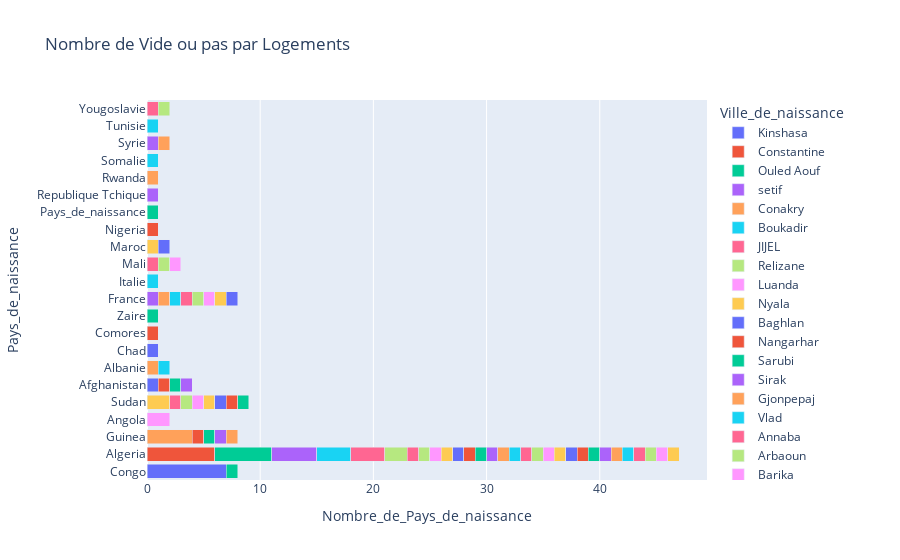

Notebook source saved alongside this figure:
### Code cell
import pandas as pd
import plotly.express as px

input_file = "Nombre de Pays_de_naissance par Pays_de_naissance et Ville_de_naissance.csv"
df = pd.read_csv(input_file)
#display(df)

fig = px.bar(df,
             x='Nombre_de_Pays_de_naissance',
             y='Pays_de_naissance',
             title='Nombre de Vide ou pas par Logements',
             color='Ville_de_naissance',
             barmode='stack')

fig.show()

### Figure 1 — Plotly figure (JSON) as saved in the notebook; plotly's stock layout.template omitted (floating-point values rounded to 4 significant figures)
{"data": [{"alignmentgroup": "True", "hovertemplate": "Ville_de_naissance=Kinshasa<br>Nombre_de_Pays_de_naissance=%{x}<br>Pays_de_naissance=%{y}<extra></extra>", "legendgroup": "Kinshasa", "marker": {"color": "#636efa"}, "name": "Kinshasa", "offsetgroup": "Kinshasa", "orientation": "h", "showlegend": true, "textposition": "auto", "type": "bar", "x": [7], "xaxis": "x", "y": ["Congo"], "yaxis": "y"}, {"alignmentgroup": "True", "hovertemplate": "Ville_de_naissance=Constantine<br>Nombre_de_Pays_de_naissance=%{x}<br>Pays_de_naissance=%{y}<extra></extra>", "legendgroup": "Constantine", "marker": {"color": "#EF553B"}, "name": "Constantine", "offsetgroup": "Constantine", "orientation": "h", "showlegend": true, "textposition": "auto", "type": "bar", "x": [6], "xaxis": "x", "y": ["Algeria"], "yaxis": "y"}, {"alignmentgroup": "True", "hovertemplate": "Ville_de_naissance=Ouled Aouf<br>Nombre_de_Pays_de_naissance=%{x}<br>Pays_de_naissance=%{y}<extra></extra>", "legendgroup": "Ouled Aouf", "marker": {"color": "#00cc96"}, "name": "Ouled Aouf", "offsetgroup": "Ouled Aouf", "orientation": "h", "showlegend": true, "textposition": "auto", "type": "bar", "x": [5], "xaxis": "x", "y": ["Algeria"], "yaxis": "y"}, {"alignmentgroup": "True", "hovertemplate": "Ville_de_naissance=setif<br>Nombre_de_Pays_de_naissance=%{x}<br>Pays_de_naissance=%{y}<extra></extra>", "legendgroup": "setif", "marker": {"color": "#ab63fa"}, "name": "setif", "offsetgroup": "setif", "orientation": "h", "showlegend": true, "textposition": "auto", "type": "bar", "x": [4], "xaxis": "x", "y": ["Algeria"], "yaxis": "y"}, {"alignmentgroup": "True", "hovertemplate": "Ville_de_naissance=Conakry<br>Nombre_de_Pays_de_naissance=%{x}<br>Pays_de_naissance=%{y}<extra></extra>", "legendgroup": "Conakry", "marker": {"color": "#FFA15A"}, "name": "Conakry", "offsetgroup": "Conakry", "orientation": "h", "showlegend": true, "textposition": "auto", "type": "bar", "x": [4], "xaxis": "x", "y": ["Guinea"], "yaxis": "y"}, {"alignmentgroup": "True", "hovertemplate": "Ville_de_naissance=Boukadir<br>Nombre_de_Pays_de_naissance=%{x}<br>Pays_de_naissance=%{y}<extra></extra>", "legendgroup": "Boukadir", "marker": {"color": "#19d3f3"}, "name": "Boukadir", "offsetgroup": "Boukadir", "orientation": "h", "showlegend": true, "textposition": "auto", "type": "bar", "x": [3], "xaxis": "x", "y": ["Algeria"], "yaxis": "y"}, {"alignmentgroup": "True", "hovertemplate": "Ville_de_naissance=JIJEL<br>Nombre_de_Pays_de_naissance=%{x}<br>Pays_de_naissance=%{y}<extra></extra>", "legendgroup": "JIJEL", "marker": {"color": "#FF6692"}, "name": "JIJEL", "offsetgroup": "JIJEL", "orientation": "h", "showlegend": true, "textposition": "auto", "type": "bar", "x": [3], "xaxis": "x", "y": ["Algeria"], "yaxis": "y"}, {"alignmentgroup": "True", "hovertemplate": "Ville_de_naissance=Relizane<br>Nombre_de_Pays_de_naissance=%{x}<br>Pays_de_naissance=%{y}<extra></extra>", "legendgroup": "Relizane", "marker": {"color": "#B6E880"}, "name": "Relizane", "offsetgroup": "Relizane", "orientation": "h", "showlegend": true, "textposition": "auto", "type": "bar", "x": [2], "xaxis": "x", "y": ["Algeria"], "yaxis": "y"}, {"alignmentgroup": "True", "hovertemplate": "Ville_de_naissance=Luanda<br>Nombre_de_Pays_de_naissance=%{x}<br>Pays_de_naissance=%{y}<extra></extra>", "legendgroup": "Luanda", "marker": {"color": "#FF97FF"}, "name": "Luanda", "offsetgroup": "Luanda", "orientation": "h", "showlegend": true, "textposition": "auto", "type": "bar", "x": [2], "xaxis": "x", "y": ["Angola"], "yaxis": "y"}, {"alignmentgroup": "True", "hovertemplate": "Ville_de_naissance=Nyala<br>Nombre_de_Pays_de_naissance=%{x}<br>Pays_de_naissance=%{y}<extra></extra>", "legendgroup": "Nyala", "marker": {"color": "#FECB52"}, "name": "Nyala", "offsetgroup": "Nyala", "orientation": "h", "showlegend": true, "textposition": "auto", "type": "bar", "x": [2], "xaxis": "x", "y": ["Sudan"], "yaxis": "y"}, {"alignmentgroup": "True", "hovertemplate": "Ville_de_naissance=Baghlan<br>Nombre_de_Pays_de_naissance=%{x}<br>Pays_de_naissance=%{y}<extra></extra>", "legendgroup": "Baghlan", "marker": {"color": "#636efa"}, "name": "Baghlan", "offsetgroup": "Baghlan", "orientation": "h", "showlegend": true, "textposition": "auto", "type": "bar", "x": [1], "xaxis": "x", "y": ["Afghanistan"], "yaxis": "y"}, {"alignmentgroup": "True", "hovertemplate": "Ville_de_naissance=Nangarhar<br>Nombre_de_Pays_de_naissance=%{x}<br>Pays_de_naissance=%{y}<extra></extra>", "legendgroup": "Nangarhar", "marker": {"color": "#EF553B"}, "name": "Nangarhar", "offsetgroup": "Nangarhar", "orientation": "h", "showlegend": true, "textposition": "auto", "type": "bar", "x": [1], "xaxis": "x", "y": ["Afghanistan"], "yaxis": "y"}, {"alignmentgroup": "True", "hovertemplate": "Ville_de_naissance=Sarubi<br>Nombre_de_Pays_de_naissance=%{x}<br>Pays_de_naissance=%{y}<extra></extra>", "legendgroup": "Sarubi", "marker": {"color": "#00cc96"}, "name": "Sarubi", "offsetgroup": "Sarubi", "orientation": "h", "showlegend": true, "textposition": "auto", "type": "bar", "x": [1], "xaxis": "x", "y": ["Afghanistan"], "yaxis": "y"}, {"alignmentgroup": "True", "hovertemplate": "Ville_de_naissance=Sirak<br>Nombre_de_Pays_de_naissance=%{x}<br>Pays_de_naissance=%{y}<extra></extra>", "legendgroup": "Sirak", "marker": {"color": "#ab63fa"}, "name": "Sirak", "offsetgroup": "Sirak", "orientation": "h", "showlegend": true, "textposition": "auto", "type": "bar", "x": [1], "xaxis": "x", "y": ["Afghanistan"], "yaxis": "y"}, {"alignmentgroup": "True", "hovertemplate": "Ville_de_naissance=Gjonpepaj<br>Nombre_de_Pays_de_naissance=%{x}<br>Pays_de_naissance=%{y}<extra></extra>", "legendgroup": "Gjonpepaj", "marker": {"color": "#FFA15A"}, "name": "Gjonpepaj", "offsetgroup": "Gjonpepaj", "orientation": "h", "showlegend": true, "textposition": "auto", "type": "bar", "x": [1], "xaxis": "x", "y": ["Albanie"], "yaxis": "y"}, {"alignmentgroup": "True", "hovertemplate": "Ville_de_naissance=Vlad<br>Nombre_de_Pays_de_naissance=%{x}<br>Pays_de_naissance=%{y}<extra></extra>", "legendgroup": "Vlad", "marker": {"color": "#19d3f3"}, "name": "Vlad", "offsetgroup": "Vlad", "orientation": "h", "showlegend": true, "textposition": "auto", "type": "bar", "x": [1], "xaxis": "x", "y": ["Albanie"], "yaxis": "y"}, {"alignmentgroup": "True", "hovertemplate": "Ville_de_naissance=Annaba<br>Nombre_de_Pays_de_naissance=%{x}<br>Pays_de_naissance=%{y}<extra></extra>", "legendgroup": "Annaba", "marker": {"color": "#FF6692"}, "name": "Annaba", "offsetgroup": "Annaba", "orientation": "h", "showlegend": true, "textposition": "auto", "type": "bar", "x": [1], "xaxis": "x", "y": ["Algeria"], "yaxis": "y"}, {"alignmentgroup": "True", "hovertemplate": "Ville_de_naissance=Arbaoun<br>Nombre_de_Pays_de_naissance=%{x}<br>Pays_de_naissance=%{y}<extra></extra>", "legendgroup": "Arbaoun", "marker": {"color": "#B6E880"}, "name": "Arbaoun", "offsetgroup": "Arbaoun", "orientation": "h", "showlegend": true, "textposition": "auto", "type": "bar", "x": [1], "xaxis": "x", "y": ["Algeria"], "yaxis": "y"}, {"alignmentgroup": "True", "hovertemplate": "Ville_de_naissance=Barika<br>Nombre_de_Pays_de_naissance=%{x}<br>Pays_de_naissance=%{y}<extra></extra>", "legendgroup": "Barika", "marker": {"color": "#FF97FF"}, "name": "Barika", "offsetgroup": "Barika", "orientation": "h", "showlegend": true, "textposition": "auto", "type": "bar", "x": [1], "xaxis": "x", "y": ["Algeria"], "yaxis": "y"}, {"alignmentgroup": "True", "hovertemplate": "Ville_de_naissance=Bejaia<br>Nombre_de_Pays_de_naissance=%{x}<br>Pays_de_naissance=%{y}<extra></extra>", "legendgroup": "Bejaia", "marker": {"color": "#FECB52"}, "name": "Bejaia", "offsetgroup": "Bejaia", "orientation": "h", "showlegend": true, "textposition": "auto", "type": "bar", "x": [1], "xaxis": "x", "y": ["Algeria"], "yaxis": "y"}, {"alignmentgroup": "True", "hovertemplate": "Ville_de_naissance=Ben Azzouz<br>Nombre_de_Pays_de_naissance=%{x}<br>Pays_de_naissance=%{y}<extra></extra>", "legendgroup": "Ben Azzouz", "marker": {"color": "#636efa"}, "name": "Ben Azzouz", "offsetgroup": "Ben Azzouz", "orientation": "h", "showlegend": true, "textposition": "auto", "type": "bar", "x": [1], "xaxis": "x", "y": ["Algeria"], "yaxis": "y"}, {"alignmentgroup": "True", "hovertemplate": "Ville_de_naissance=Beni Aziz<br>Nombre_de_Pays_de_naissance=%{x}<br>Pays_de_naissance=%{y}<extra></extra>", "legendgroup": "Beni Aziz", "marker": {"color": "#EF553B"}, "name": "Beni Aziz", "offsetgroup": "Beni Aziz", "orientation": "h", "showlegend": true, "textposition": "auto", "type": "bar", "x": [1], "xaxis": "x", "y": ["Algeria"], "yaxis": "y"}, {"alignmentgroup": "True", "hovertemplate": "Ville_de_naissance=Bitam<br>Nombre_de_Pays_de_naissance=%{x}<br>Pays_de_naissance=%{y}<extra></extra>", "legendgroup": "Bitam", "marker": {"color": "#00cc96"}, "name": "Bitam", "offsetgroup": "Bitam", "orientation": "h", "showlegend": true, "textposition": "auto", "type": "bar", "x": [1], "xaxis": "x", "y": ["Algeria"], "yaxis": "y"}, {"alignmentgroup": "True", "hovertemplate": "Ville_de_naissance=Bologhine<br>Nombre_de_Pays_de_naissance=%{x}<br>Pays_de_naissance=%{y}<extra></extra>", "legendgroup": "Bologhine", "marker": {"color": "#ab63fa"}, "name": "Bologhine", "offsetgroup": "Bologhine", "orientation": "h", "showlegend": true, "textposition": "auto", "type": "bar", "x": [1], "xaxis": "x", "y": ["Algeria"], "yaxis": "y"}, {"alignmentgroup": "True", "hovertemplate": "Ville_de_naissance=Chorfa<br>Nombre_de_Pays_de_naissance=%{x}<br>Pays_de_naissance=%{y}<extra></extra>", "legendgroup": "Chorfa", "marker": {"color": "#FFA15A"}, "name": "Chorfa", "offsetgroup": "Chorfa", "orientation": "h", "showlegend": true, "textposition": "auto", "type": "bar", "x": [1], "xaxis": "x", "y": ["Algeria"], "yaxis": "y"}, {"alignmentgroup": "True", "hovertemplate": "Ville_de_naissance=DZ Timetlas<br>Nombre_de_Pays_de_naissance=%{x}<br>Pays_de_naissance=%{y}<extra></extra>", "legendgroup": "DZ Timetlas", "marker": {"color": "#19d3f3"}, "name": "DZ Timetlas", "offsetgroup": "DZ Timetlas", "orientation": "h", "showlegend": true, "textposition": "auto", "type": "bar", "x": [1], "xaxis": "x", "y": ["Algeria"], "yaxis": "y"}, {"alignmentgroup": "True", "hovertemplate": "Ville_de_naissance=El Eulma<br>Nombre_de_Pays_de_naissance=%{x}<br>Pays_de_naissance=%{y}<extra></extra>", "legendgroup": "El Eulma", "marker": {"color": "#FF6692"}, "name": "El Eulma", "offsetgroup": "El Eulma", "orientation": "h", "showlegend": true, "textposition": "auto", "type": "bar", "x": [1], "xaxis": "x", "y": ["Algeria"], "yaxis": "y"}, {"alignmentgroup": "True", "hovertemplate": "Ville_de_naissance=Fellaoucene<br>Nombre_de_Pays_de_naissance=%{x}<br>Pays_de_naissance=%{y}<extra></extra>", "legendgroup": "Fellaoucene", "marker": {"color": "#B6E880"}, "name": "Fellaoucene", "offsetgroup": "Fellaoucene", "orientation": "h", "showlegend": true, "textposition": "auto", "type": "bar", "x": [1], "xaxis": "x", "y": ["Algeria"], "yaxis": "y"}, {"alignmentgroup": "True", "hovertemplate": "Ville_de_naissance=Grarem<br>Nombre_de_Pays_de_naissance=%{x}<br>Pays_de_naissance=%{y}<extra></extra>", "legendgroup": "Grarem", "marker": {"color": "#FF97FF"}, "name": "Grarem", "offsetgroup": "Grarem", "orientation": "h", "showlegend": true, "textposition": "auto", "type": "bar", "x": [1], "xaxis": "x", "y": ["Algeria"], "yaxis": "y"}, {"alignmentgroup": "True", "hovertemplate": "Ville_de_naissance=Guerboussa<br>Nombre_de_Pays_de_naissance=%{x}<br>Pays_de_naissance=%{y}<extra></extra>", "legendgroup": "Guerboussa", "marker": {"color": "#FECB52"}, "name": "Guerboussa", "offsetgroup": "Guerboussa", "orientation": "h", "showlegend": true, "textposition": "auto", "type": "bar", "x": [1], "xaxis": "x", "y": ["Algeria"], "yaxis": "y"}, {"alignmentgroup": "True", "hovertemplate": "Ville_de_naissance=JEMMAPES<br>Nombre_de_Pays_de_naissance=%{x}<br>Pays_de_naissance=%{y}<extra></extra>", "legendgroup": "JEMMAPES", "marker": {"color": "#636efa"}, "name": "JEMMAPES", "offsetgroup": "JEMMAPES", "orientation": "h", "showlegend": true, "textposition": "auto", "type": "bar", "x": [1], "xaxis": "x", "y": ["Algeria"], "yaxis": "y"}, {"alignmentgroup": "True", "hovertemplate": "Ville_de_naissance=Khenchela<br>Nombre_de_Pays_de_naissance=%{x}<br>Pays_de_naissance=%{y}<extra></extra>", "legendgroup": "Khenchela", "marker": {"color": "#EF553B"}, "name": "Khenchela", "offsetgroup": "Khenchela", "orientation": "h", "showlegend": true, "textposition": "auto", "type": "bar", "x": [1], "xaxis": "x", "y": ["Algeria"], "yaxis": "y"}, {"alignmentgroup": "True", "hovertemplate": "Ville_de_naissance=Mostaganem<br>Nombre_de_Pays_de_naissance=%{x}<br>Pays_de_naissance=%{y}<extra></extra>", "legendgroup": "Mostaganem", "marker": {"color": "#00cc96"}, "name": "Mostaganem", "offsetgroup": "Mostaganem", "orientation": "h", "showlegend": true, "textposition": "auto", "type": "bar", "x": [1], "xaxis": "x", "y": ["Algeria"], "yaxis": "y"}, {"alignmentgroup": "True", "hovertemplate": "Ville_de_naissance=Oued Rhiou<br>Nombre_de_Pays_de_naissance=%{x}<br>Pays_de_naissance=%{y}<extra></extra>", "legendgroup": "Oued Rhiou", "marker": {"color": "#ab63fa"}, "name": "Oued Rhiou", "offsetgroup": "Oued Rhiou", "orientation": "h", "showlegend": true, "textposition": "auto", "type": "bar", "x": [1], "xaxis": "x", "y": ["Algeria"], "yaxis": "y"}, {"alignmentgroup": "True", "hovertemplate": "Ville_de_naissance=Ouled Moudjeur<br>Nombre_de_Pays_de_naissance=%{x}<br>Pays_de_naissance=%{y}<extra></extra>", "legendgroup": "Ouled Moudjeur", "marker": {"color": "#FFA15A"}, "name": "Ouled Moudjeur", "offsetgroup": "Ouled Moudjeur", "orientation": "h", "showlegend": true, "textposition": "auto", "type": "bar", "x": [1], "xaxis": "x", "y": ["Algeria"], "yaxis": "y"}, {"alignmentgroup": "True", "hovertemplate": "Ville_de_naissance=Rahouia Wilaya Tiaret<br>Nombre_de_Pays_de_naissance=%{x}<br>Pays_de_naissance=%{y}<extra></extra>", "legendgroup": "Rahouia Wilaya Tiaret", "marker": {"color": "#19d3f3"}, "name": "Rahouia Wilaya Tiaret", "offsetgroup": "Rahouia Wilaya Tiaret", "orientation": "h", "showlegend": true, "textposition": "auto", "type": "bar", "x": [1], "xaxis": "x", "y": ["Algeria"], "yaxis": "y"}, {"alignmentgroup": "True", "hovertemplate": "Ville_de_naissance=Rekkada<br>Nombre_de_Pays_de_naissance=%{x}<br>Pays_de_naissance=%{y}<extra></extra>", "legendgroup": "Rekkada", "marker": {"color": "#FF6692"}, "name": "Rekkada", "offsetgroup": "Rekkada", "orientation": "h", "showlegend": true, "textposition": "auto", "type": "bar", "x": [1], "xaxis": "x", "y": ["Algeria"], "yaxis": "y"}, {"alignmentgroup": "True", "hovertemplate": "Ville_de_naissance=Sefiane<br>Nombre_de_Pays_de_naissance=%{x}<br>Pays_de_naissance=%{y}<extra></extra>", "legendgroup": "Sefiane", "marker": {"color": "#B6E880"}, "name": "Sefiane", "offsetgroup": "Sefiane", "orientation": "h", "showlegend": true, "textposition": "auto", "type": "bar", "x": [1], "xaxis": "x", "y": ["Algeria"], "yaxis": "y"}, {"alignmentgroup": "True", "hovertemplate": "Ville_de_naissance=Sidi Abdelaziz<br>Nombre_de_Pays_de_naissance=%{x}<br>Pays_de_naissance=%{y}<extra></extra>", "legendgroup": "Sidi Abdelaziz", "marker": {"color": "#FF97FF"}, "name": "Sidi Abdelaziz", "offsetgroup": "Sidi Abdelaziz", "orientation": "h", "showlegend": true, "textposition": "auto", "type": "bar", "x": [1], "xaxis": "x", "y": ["Algeria"], "yaxis": "y"}, {"alignmentgroup": "True", "hovertemplate": "Ville_de_naissance=YOUKS<br>Nombre_de_Pays_de_naissance=%{x}<br>Pays_de_naissance=%{y}<extra></extra>", "legendgroup": "YOUKS", "marker": {"color": "#FECB52"}, "name": "YOUKS", "offsetgroup": "YOUKS", "orientation": "h", "showlegend": true, "textposition": "auto", "type": "bar", "x": [1], "xaxis": "x", "y": ["Algeria"], "yaxis": "y"}, {"alignmentgroup": "True", "hovertemplate": "Ville_de_naissance=N'Djamena<br>Nombre_de_Pays_de_naissance=%{x}<br>Pays_de_naissance=%{y}<extra></extra>", "legendgroup": "N'Djamena", "marker": {"color": "#636efa"}, "name": "N'Djamena", "offsetgroup": "N'Djamena", "orientation": "h", "showlegend": true, "textposition": "auto", "type": "bar", "x": [1], "xaxis": "x", "y": ["Chad"], "yaxis": "y"}, {"alignmentgroup": "True", "hovertemplate": "Ville_de_naissance=Bazimini<br>Nombre_de_Pays_de_naissance=%{x}<br>Pays_de_naissance=%{y}<extra></extra>", "legendgroup": "Bazimini", "marker": {"color": "#EF553B"}, "name": "Bazimini", "offsetgroup": "Bazimini", "orientation": "h", "showlegend": true, "textposition": "auto", "type": "bar", "x": [1], "xaxis": "x", "y": ["Comores"], "yaxis": "y"}, {"alignmentgroup": "True", "hovertemplate": "Ville_de_naissance=Kindu<br>Nombre_de_Pays_de_naissance=%{x}<br>Pays_de_naissance=%{y}<extra></extra>", "legendgroup": "Kindu", "marker": {"color": "#00cc96"}, "name": "Kindu", "offsetgroup": "Kindu", "orientation": "h", "showlegend": true, "textposition": "auto", "type": "bar", "x": [1, 1], "xaxis": "x", "y": ["Congo", "Zaire"], "yaxis": "y"}, {"alignmentgroup": "True", "hovertemplate": "Ville_de_naissance=Chambery<br>Nombre_de_Pays_de_naissance=%{x}<br>Pays_de_naissance=%{y}<extra></extra>", "legendgroup": "Chambery", "marker": {"color": "#ab63fa"}, "name": "Chambery", "offsetgroup": "Chambery", "orientation": "h", "showlegend": true, "textposition": "auto", "type": "bar", "x": [1], "xaxis": "x", "y": ["France"], "yaxis": "y"}, {"alignmentgroup": "True", "hovertemplate": "Ville_de_naissance=Chartres<br>Nombre_de_Pays_de_naissance=%{x}<br>Pays_de_naissance=%{y}<extra></extra>", "legendgroup": "Chartres", "marker": {"color": "#FFA15A"}, "name": "Chartres", "offsetgroup": "Chartres", "orientation": "h", "showlegend": true, "textposition": "auto", "type": "bar", "x": [1], "xaxis": "x", "y": ["France"], "yaxis": "y"}, {"alignmentgroup": "True", "hovertemplate": "Ville_de_naissance=Figeac(46)<br>Nombre_de_Pays_de_naissance=%{x}<br>Pays_de_naissance=%{y}<extra></extra>", "legendgroup": "Figeac(46)", "marker": {"color": "#19d3f3"}, "name": "Figeac(46)", "offsetgroup": "Figeac(46)", "orientation": "h", "showlegend": true, "textposition": "auto", "type": "bar", "x": [1], "xaxis": "x", "y": ["France"], "yaxis": "y"}, {"alignmentgroup": "True", "hovertemplate": "Ville_de_naissance=Le Port<br>Nombre_de_Pays_de_naissance=%{x}<br>Pays_de_naissance=%{y}<extra></extra>", "legendgroup": "Le Port", "marker": {"color": "#FF6692"}, "name": "Le Port", "offsetgroup": "Le Port", "orientation": "h", "showlegend": true, "textposition": "auto", "type": "bar", "x": [1], "xaxis": "x", "y": ["France"], "yaxis": "y"}, {"alignmentgroup": "True", "hovertemplate": "Ville_de_naissance=Reims<br>Nombre_de_Pays_de_naissance=%{x}<br>Pays_de_naissance=%{y}<extra></extra>", "legendgroup": "Reims", "marker": {"color": "#B6E880"}, "name": "Reims", "offsetgroup": "Reims", "orientation": "h", "showlegend": true, "textposition": "auto", "type": "bar", "x": [1], "xaxis": "x", "y": ["France"], "yaxis": "y"}, {"alignmentgroup": "True", "hovertemplate": "Ville_de_naissance=TULLINS<br>Nombre_de_Pays_de_naissance=%{x}<br>Pays_de_naissance=%{y}<extra></extra>", "legendgroup": "TULLINS", "marker": {"color": "#FF97FF"}, "name": "TULLINS", "offsetgroup": "TULLINS", "orientation": "h", "showlegend": true, "textposition": "auto", "type": "bar", "x": [1], "xaxis": "x", "y": ["France"], "yaxis": "y"}, {"alignmentgroup": "True", "hovertemplate": "Ville_de_naissance=Vaulx en velin<br>Nombre_de_Pays_de_naissance=%{x}<br>Pays_de_naissance=%{y}<extra></extra>", "legendgroup": "Vaulx en velin", "marker": {"color": "#FECB52"}, "name": "Vaulx en velin", "offsetgroup": "Vaulx en velin", "orientation": "h", "showlegend": true, "textposition": "auto", "type": "bar", "x": [1], "xaxis": "x", "y": ["France"], "yaxis": "y"}, {"alignmentgroup": "True", "hovertemplate": "Ville_de_naissance=Villefranche Sur saone<br>Nombre_de_Pays_de_naissance=%{x}<br>Pays_de_naissance=%{y}<extra></extra>", "legendgroup": "Villefranche Sur saone", "marker": {"color": "#636efa"}, "name": "Villefranche Sur saone", "offsetgroup": "Villefranche Sur saone", "orientation": "h", "showlegend": true, "textposition": "auto", "type": "bar", "x": [1], "xaxis": "x", "y": ["France"], "yaxis": "y"}, {"alignmentgroup": "True", "hovertemplate": "Ville_de_naissance=Bissau<br>Nombre_de_Pays_de_naissance=%{x}<br>Pays_de_naissance=%{y}<extra></extra>", "legendgroup": "Bissau", "marker": {"color": "#EF553B"}, "name": "Bissau", "offsetgroup": "Bissau", "orientation": "h", "showlegend": true, "textposition": "auto", "type": "bar", "x": [1], "xaxis": "x", "y": ["Guinea"], "yaxis": "y"}, {"alignmentgroup": "True", "hovertemplate": "Ville_de_naissance=Gueckedou<br>Nombre_de_Pays_de_naissance=%{x}<br>Pays_de_naissance=%{y}<extra></extra>", "legendgroup": "Gueckedou", "marker": {"color": "#00cc96"}, "name": "Gueckedou", "offsetgroup": "Gueckedou", "orientation": "h", "showlegend": true, "textposition": "auto", "type": "bar", "x": [1], "xaxis": "x", "y": ["Guinea"], "yaxis": "y"}, {"alignmentgroup": "True", "hovertemplate": "Ville_de_naissance=Koundara<br>Nombre_de_Pays_de_naissance=%{x}<br>Pays_de_naissance=%{y}<extra></extra>", "legendgroup": "Koundara", "marker": {"color": "#ab63fa"}, "name": "Koundara", "offsetgroup": "Koundara", "orientation": "h", "showlegend": true, "textposition": "auto", "type": "bar", "x": [1], "xaxis": "x", "y": ["Guinea"], "yaxis": "y"}, {"alignmentgroup": "True", "hovertemplate": "Ville_de_naissance=Mali<br>Nombre_de_Pays_de_naissance=%{x}<br>Pays_de_naissance=%{y}<extra></extra>", "legendgroup": "Mali", "marker": {"color": "#FFA15A"}, "name": "Mali", "offsetgroup": "Mali", "orientation": "h", "showlegend": true, "textposition": "auto", "type": "bar", "x": [1], "xaxis": "x", "y": ["Guinea"], "yaxis": "y"}, {"alignmentgroup": "True", "hovertemplate": "Ville_de_naissance=Naples<br>Nombre_de_Pays_de_naissance=%{x}<br>Pays_de_naissance=%{y}<extra></extra>", "legendgroup": "Naples", "marker": {"color": "#19d3f3"}, "name": "Naples", "offsetgroup": "Naples", "orientation": "h", "showlegend": true, "textposition": "auto", "type": "bar", "x": [1], "xaxis": "x", "y": ["Italie"], "yaxis": "y"}, {"alignmentgroup": "True", "hovertemplate": "Ville_de_naissance=Bamako<br>Nombre_de_Pays_de_naissance=%{x}<br>Pays_de_naissance=%{y}<extra></extra>", "legendgroup": "Bamako", "marker": {"color": "#FF6692"}, "name": "Bamako", "offsetgroup": "Bamako", "orientation": "h", "showlegend": true, "textposition": "auto", "type": "bar", "x": [1], "xaxis": "x", "y": ["Mali"], "yaxis": "y"}, {"alignmentgroup": "True", "hovertemplate": "Ville_de_naissance=Menaka<br>Nombre_de_Pays_de_naissance=%{x}<br>Pays_de_naissance=%{y}<extra></extra>", "legendgroup": "Menaka", "marker": {"color": "#B6E880"}, "name": "Menaka", "offsetgroup": "Menaka", "orientation": "h", "showlegend": true, "textposition": "auto", "type": "bar", "x": [1], "xaxis": "x", "y": ["Mali"], "yaxis": "y"}, {"alignmentgroup": "True", "hovertemplate": "Ville_de_naissance=Mopti<br>Nombre_de_Pays_de_naissance=%{x}<br>Pays_de_naissance=%{y}<extra></extra>", "legendgroup": "Mopti", "marker": {"color": "#FF97FF"}, "name": "Mopti", "offsetgroup": "Mopti", "orientation": "h", "showlegend": true, "textposition": "auto", "type": "bar", "x": [1], "xaxis": "x", "y": ["Mali"], "yaxis": "y"}, {"alignmentgroup": "True", "hovertemplate": "Ville_de_naissance=Beni Boughafer<br>Nombre_de_Pays_de_naissance=%{x}<br>Pays_de_naissance=%{y}<extra></extra>", "legendgroup": "Beni Boughafer", "marker": {"color": "#FECB52"}, "name": "Beni Boughafer", "offsetgroup": "Beni Boughafer", "orientation": "h", "showlegend": true, "textposition": "auto", "type": "bar", "x": [1], "xaxis": "x", "y": ["Maroc"], "yaxis": "y"}, {"alignmentgroup": "True", "hovertemplate": "Ville_de_naissance=Kelaat Mgouna<br>Nombre_de_Pays_de_naissance=%{x}<br>Pays_de_naissance=%{y}<extra></extra>", "legendgroup": "Kelaat Mgouna", "marker": {"color": "#636efa"}, "name": "Kelaat Mgouna", "offsetgroup": "Kelaat Mgouna", "orientation": "h", "showlegend": true, "textposition": "auto", "type": "bar", "x": [1], "xaxis": "x", "y": ["Maroc"], "yaxis": "y"}, {"alignmentgroup": "True", "hovertemplate": "Ville_de_naissance=Edo state<br>Nombre_de_Pays_de_naissance=%{x}<br>Pays_de_naissance=%{y}<extra></extra>", "legendgroup": "Edo state", "marker": {"color": "#EF553B"}, "name": "Edo state", "offsetgroup": "Edo state", "orientation": "h", "showlegend": true, "textposition": "auto", "type": "bar", "x": [1], "xaxis": "x", "y": ["Nigeria"], "yaxis": "y"}, {"alignmentgroup": "True", "hovertemplate": "Ville_de_naissance=Ville_de_naissance<br>Nombre_de_Pays_de_naissance=%{x}<br>Pays_de_naissance=%{y}<extra></extra>", "legendgroup": "Ville_de_naissance", "marker": {"color": "#00cc96"}, "name": "Ville_de_naissance", "offsetgroup": "Ville_de_naissance", "orientation": "h", "showlegend": true, "textposition": "auto", "type": "bar", "x": [1], "xaxis": "x", "y": ["Pays_de_naissance"], "yaxis": "y"}, {"alignmentgroup": "True", "hovertemplate": "Ville_de_naissance=Prerov<br>Nombre_de_Pays_de_naissance=%{x}<br>Pays_de_naissance=%{y}<extra></extra>", "legendgroup": "Prerov", "marker": {"color": "#ab63fa"}, "name": "Prerov", "offsetgroup": "Prerov", "orientation": "h", "showlegend": true, "textposition": "auto", "type": "bar", "x": [1], "xaxis": "x", "y": ["Republique Tchique"], "yaxis": "y"}, {"alignmentgroup": "True", "hovertemplate": "Ville_de_naissance=Ngororero<br>Nombre_de_Pays_de_naissance=%{x}<br>Pays_de_naissance=%{y}<extra></extra>", "legendgroup": "Ngororero", "marker": {"color": "#FFA15A"}, "name": "Ngororero", "offsetgroup": "Ngororero", "orientation": "h", "showlegend": true, "textposition": "auto", "type": "bar", "x": [1], "xaxis": "x", "y": ["Rwanda"], "yaxis": "y"}, {"alignmentgroup": "True", "hovertemplate": "Ville_de_naissance=Elver<br>Nombre_de_Pays_de_naissance=%{x}<br>Pays_de_naissance=%{y}<extra></extra>", "legendgroup": "Elver", "marker": {"color": "#19d3f3"}, "name": "Elver", "offsetgroup": "Elver", "orientation": "h", "showlegend": true, "textposition": "auto", "type": "bar", "x": [1], "xaxis": "x", "y": ["Somalie"], "yaxis": "y"}, {"alignmentgroup": "True", "hovertemplate": "Ville_de_naissance=Al damazin<br>Nombre_de_Pays_de_naissance=%{x}<br>Pays_de_naissance=%{y}<extra></extra>", "legendgroup": "Al damazin", "marker": {"color": "#FF6692"}, "name": "Al damazin", "offsetgroup": "Al damazin", "orientation": "h", "showlegend": true, "textposition": "auto", "type": "bar", "x": [1], "xaxis": "x", "y": ["Sudan"], "yaxis": "y"}, {"alignmentgroup": "True", "hovertemplate": "Ville_de_naissance=Darfur<br>Nombre_de_Pays_de_naissance=%{x}<br>Pays_de_naissance=%{y}<extra></extra>", "legendgroup": "Darfur", "marker": {"color": "#B6E880"}, "name": "Darfur", "offsetgroup": "Darfur", "orientation": "h", "showlegend": true, "textposition": "auto", "type": "bar", "x": [1], "xaxis": "x", "y": ["Sudan"], "yaxis": "y"}, {"alignmentgroup": "True", "hovertemplate": "Ville_de_naissance=Djouba<br>Nombre_de_Pays_de_naissance=%{x}<br>Pays_de_naissance=%{y}<extra></extra>", "legendgroup": "Djouba", "marker": {"color": "#FF97FF"}, "name": "Djouba", "offsetgroup": "Djouba", "orientation": "h", "showlegend": true, "textposition": "auto", "type": "bar", "x": [1], "xaxis": "x", "y": ["Sudan"], "yaxis": "y"}, {"alignmentgroup": "True", "hovertemplate": "Ville_de_naissance=El Geneina<br>Nombre_de_Pays_de_naissance=%{x}<br>Pays_de_naissance=%{y}<extra></extra>", "legendgroup": "El Geneina", "marker": {"color": "#FECB52"}, "name": "El Geneina", "offsetgroup": "El Geneina", "orientation": "h", "showlegend": true, "textposition": "auto", "type": "bar", "x": [1], "xaxis": "x", "y": ["Sudan"], "yaxis": "y"}, {"alignmentgroup": "True", "hovertemplate": "Ville_de_naissance=Khartoum<br>Nombre_de_Pays_de_naissance=%{x}<br>Pays_de_naissance=%{y}<extra></extra>", "legendgroup": "Khartoum", "marker": {"color": "#636efa"}, "name": "Khartoum", "offsetgroup": "Khartoum", "orientation": "h", "showlegend": true, "textposition": "auto", "type": "bar", "x": [1], "xaxis": "x", "y": ["Sudan"], "yaxis": "y"}, {"alignmentgroup": "True", "hovertemplate": "Ville_de_naissance=Nuba<br>Nombre_de_Pays_de_naissance=%{x}<br>Pays_de_naissance=%{y}<extra></extra>", "legendgroup": "Nuba", "marker": {"color": "#EF553B"}, "name": "Nuba", "offsetgroup": "Nuba", "orientation": "h", "showlegend": true, "textposition": "auto", "type": "bar", "x": [1], "xaxis": "x", "y": ["Sudan"], "yaxis": "y"}, {"alignmentgroup": "True", "hovertemplate": "Ville_de_naissance=Um Dukhun<br>Nombre_de_Pays_de_naissance=%{x}<br>Pays_de_naissance=%{y}<extra></extra>", "legendgroup": "Um Dukhun", "marker": {"color": "#00cc96"}, "name": "Um Dukhun", "offsetgroup": "Um Dukhun", "orientation": "h", "showlegend": true, "textposition": "auto", "type": "bar", "x": [1], "xaxis": "x", "y": ["Sudan"], "yaxis": "y"}, {"alignmentgroup": "True", "hovertemplate": "Ville_de_naissance=Idlib<br>Nombre_de_Pays_de_naissance=%{x}<br>Pays_de_naissance=%{y}<extra></extra>", "legendgroup": "Idlib", "marker": {"color": "#ab63fa"}, "name": "Idlib", "offsetgroup": "Idlib", "orientation": "h", "showlegend": true, "textposition": "auto", "type": "bar", "x": [1], "xaxis": "x", "y": ["Syrie"], "yaxis": "y"}, {"alignmentgroup": "True", "hovertemplate": "Ville_de_naissance=Qamishli<br>Nombre_de_Pays_de_naissance=%{x}<br>Pays_de_naissance=%{y}<extra></extra>", "legendgroup": "Qamishli", "marker": {"color": "#FFA15A"}, "name": "Qamishli", "offsetgroup": "Qamishli", "orientation": "h", "showlegend": true, "textposition": "auto", "type": "bar", "x": [1], "xaxis": "x", "y": ["Syrie"], "yaxis": "y"}, {"alignmentgroup": "True", "hovertemplate": "Ville_de_naissance=MENZEL BOURGUIBA<br>Nombre_de_Pays_de_naissance=%{x}<br>Pays_de_naissance=%{y}<extra></extra>", "legendgroup": "MENZEL BOURGUIBA", "marker": {"color": "#19d3f3"}, "name": "MENZEL BOURGUIBA", "offsetgroup": "MENZEL BOURGUIBA", "orientation": "h", "showlegend": true, "textposition": "auto", "type": "bar", "x": [1], "xaxis": "x", "y": ["Tunisie"], "yaxis": "y"}, {"alignmentgroup": "True", "hovertemplate": "Ville_de_naissance=Gjilan<br>Nombre_de_Pays_de_naissance=%{x}<br>Pays_de_naissance=%{y}<extra></extra>", "legendgroup": "Gjilan", "marker": {"color": "#FF6692"}, "name": "Gjilan", "offsetgroup": "Gjilan", "orientation": "h", "showlegend": true, "textposition": "auto", "type": "bar", "x": [1], "xaxis": "x", "y": ["Yougoslavie"], "yaxis": "y"}, {"alignmentgroup": "True", "hovertemplate": "Ville_de_naissance=Pristina<br>Nombre_de_Pays_de_naissance=%{x}<br>Pays_de_naissance=%{y}<extra></extra>", "legendgroup": "Pristina", "marker": {"color": "#B6E880"}, "name": "Pristina", "offsetgroup": "Pristina", "orientation": "h", "showlegend": true, "textposition": "auto", "type": "bar", "x": [1], "xaxis": "x", "y": ["Yougoslavie"], "yaxis": "y"}], "layout": {"barmode": "stack", "legend": {"title": {"text": "Ville_de_naissance"}, "tracegroupgap": 0}, "title": {"text": "Nombre de Vide ou pas par Logements"}, "xaxis": {"anchor": "y", "domain": [0, 1], "title": {"text": "Nombre_de_Pays_de_naissance"}}, "yaxis": {"anchor": "x", "domain": [0, 1], "title": {"text": "Pays_de_naissance"}}}}
